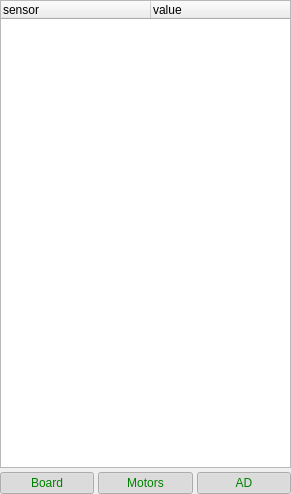
<?xml version="1.0" encoding="UTF-8"?>
<ui version="4.0">
 <class>PanelWidget</class>
 <widget class="QWidget" name="PanelWidget">
  <property name="geometry">
   <rect>
    <x>0</x>
    <y>0</y>
    <width>291</width>
    <height>494</height>
   </rect>
  </property>
  <property name="windowTitle">
   <string>Form</string>
  </property>
  <layout class="QVBoxLayout" name="verticalLayout_2">
   <property name="spacing">
    <number>4</number>
   </property>
   <property name="leftMargin">
    <number>0</number>
   </property>
   <property name="topMargin">
    <number>0</number>
   </property>
   <property name="rightMargin">
    <number>0</number>
   </property>
   <property name="bottomMargin">
    <number>0</number>
   </property>
   <item>
    <widget class="QTreeWidget" name="treeWidget">
     <property name="columnCount">
      <number>2</number>
     </property>
     <attribute name="headerVisible">
      <bool>true</bool>
     </attribute>
     <attribute name="headerDefaultSectionSize">
      <number>150</number>
     </attribute>
     <column>
      <property name="text">
       <string notr="true">sensor</string>
      </property>
     </column>
     <column>
      <property name="text">
       <string notr="true">value</string>
      </property>
     </column>
    </widget>
   </item>
   <item>
    <layout class="QHBoxLayout" name="horizontalLayout">
     <item>
      <widget class="QPushButton" name="boardButton">
       <property name="toolTip">
        <string>Baseboard on/off</string>
       </property>
       <property name="styleSheet">
        <string notr="true">QPushButton {
    color: red;
}
QPushButton:checked {
    color: green;
}</string>
       </property>
       <property name="text">
        <string>Board</string>
       </property>
       <property name="checkable">
        <bool>true</bool>
       </property>
       <property name="checked">
        <bool>true</bool>
       </property>
      </widget>
     </item>
     <item>
      <widget class="QPushButton" name="motorsButton">
       <property name="toolTip">
        <string>Motor and servomotor on/off</string>
       </property>
       <property name="styleSheet">
        <string notr="true">QPushButton {
    color: red;
}
QPushButton:checked {
    color: green;
}</string>
       </property>
       <property name="text">
        <string>Motors</string>
       </property>
       <property name="checkable">
        <bool>true</bool>
       </property>
       <property name="checked">
        <bool>true</bool>
       </property>
      </widget>
     </item>
     <item>
      <widget class="QPushButton" name="adButton">
       <property name="toolTip">
        <string>Autonomous driving on/off</string>
       </property>
       <property name="styleSheet">
        <string notr="true">QPushButton {
    color: red;
}
QPushButton:checked {
    color: green;
}</string>
       </property>
       <property name="text">
        <string>AD</string>
       </property>
       <property name="checkable">
        <bool>true</bool>
       </property>
       <property name="checked">
        <bool>true</bool>
       </property>
      </widget>
     </item>
    </layout>
   </item>
  </layout>
 </widget>
 <resources/>
 <connections/>
</ui>
